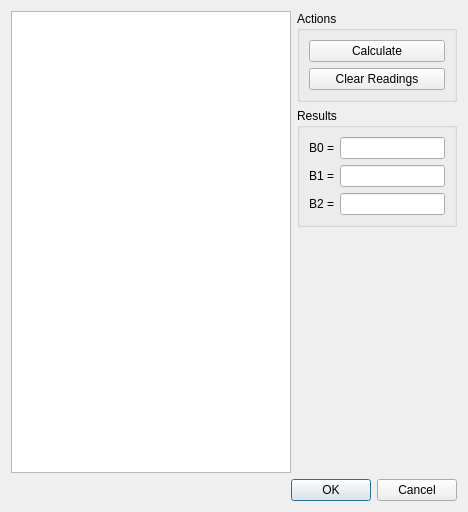
<?xml version="1.0" encoding="UTF-8"?>
<ui version="4.0">
 <class>SlopeCalibrationDialog</class>
 <widget class="QDialog" name="SlopeCalibrationDialog">
  <property name="geometry">
   <rect>
    <x>0</x>
    <y>0</y>
    <width>468</width>
    <height>512</height>
   </rect>
  </property>
  <property name="windowTitle">
   <string>Slope Calibration Tool</string>
  </property>
  <layout class="QVBoxLayout" name="verticalLayout_2">
   <item>
    <layout class="QHBoxLayout" name="horizontalLayout">
     <item>
      <widget class="QTableView" name="tableView">
       <property name="sizePolicy">
        <sizepolicy hsizetype="Fixed" vsizetype="Expanding">
         <horstretch>0</horstretch>
         <verstretch>0</verstretch>
        </sizepolicy>
       </property>
       <property name="minimumSize">
        <size>
         <width>280</width>
         <height>0</height>
        </size>
       </property>
       <property name="baseSize">
        <size>
         <width>0</width>
         <height>0</height>
        </size>
       </property>
      </widget>
     </item>
     <item>
      <layout class="QVBoxLayout" name="verticalLayout">
       <item>
        <widget class="QGroupBox" name="groupBox">
         <property name="title">
          <string>Actions</string>
         </property>
         <layout class="QVBoxLayout" name="verticalLayout_3">
          <item>
           <widget class="QPushButton" name="calculatePushButton">
            <property name="text">
             <string>Calculate</string>
            </property>
           </widget>
          </item>
          <item>
           <widget class="QPushButton" name="clearPushButton">
            <property name="text">
             <string>Clear Readings</string>
            </property>
           </widget>
          </item>
         </layout>
        </widget>
       </item>
       <item>
        <widget class="QGroupBox" name="groupBox_2">
         <property name="title">
          <string>Results</string>
         </property>
         <layout class="QGridLayout" name="gridLayout">
          <item row="0" column="0">
           <widget class="QLabel" name="b0Label">
            <property name="text">
             <string>B0 =</string>
            </property>
           </widget>
          </item>
          <item row="0" column="1">
           <widget class="QLineEdit" name="b0LineEdit">
            <property name="readOnly">
             <bool>true</bool>
            </property>
           </widget>
          </item>
          <item row="1" column="0">
           <widget class="QLabel" name="b1Label">
            <property name="text">
             <string>B1 =</string>
            </property>
           </widget>
          </item>
          <item row="1" column="1">
           <widget class="QLineEdit" name="b1LineEdit">
            <property name="readOnly">
             <bool>true</bool>
            </property>
           </widget>
          </item>
          <item row="2" column="0">
           <widget class="QLabel" name="b2Label">
            <property name="text">
             <string>B2 =</string>
            </property>
           </widget>
          </item>
          <item row="2" column="1">
           <widget class="QLineEdit" name="b2LineEdit">
            <property name="readOnly">
             <bool>true</bool>
            </property>
           </widget>
          </item>
         </layout>
        </widget>
       </item>
       <item>
        <spacer name="verticalSpacer">
         <property name="orientation">
          <enum>Qt::Vertical</enum>
         </property>
         <property name="sizeHint" stdset="0">
          <size>
           <width>20</width>
           <height>40</height>
          </size>
         </property>
        </spacer>
       </item>
      </layout>
     </item>
    </layout>
   </item>
   <item>
    <widget class="QDialogButtonBox" name="buttonBox">
     <property name="orientation">
      <enum>Qt::Horizontal</enum>
     </property>
     <property name="standardButtons">
      <set>QDialogButtonBox::Cancel|QDialogButtonBox::Ok</set>
     </property>
    </widget>
   </item>
  </layout>
  <action name="actionCut">
   <property name="text">
    <string>Cu&amp;t</string>
   </property>
   <property name="shortcut">
    <string>Ctrl+X</string>
   </property>
  </action>
  <action name="actionCopy">
   <property name="text">
    <string>&amp;Copy</string>
   </property>
   <property name="shortcut">
    <string>Ctrl+C</string>
   </property>
  </action>
  <action name="actionPaste">
   <property name="text">
    <string>&amp;Paste</string>
   </property>
   <property name="shortcut">
    <string>Ctrl+V</string>
   </property>
  </action>
 </widget>
 <resources/>
 <connections>
  <connection>
   <sender>buttonBox</sender>
   <signal>accepted()</signal>
   <receiver>SlopeCalibrationDialog</receiver>
   <slot>accept()</slot>
   <hints>
    <hint type="sourcelabel">
     <x>248</x>
     <y>254</y>
    </hint>
    <hint type="destinationlabel">
     <x>157</x>
     <y>274</y>
    </hint>
   </hints>
  </connection>
  <connection>
   <sender>buttonBox</sender>
   <signal>rejected()</signal>
   <receiver>SlopeCalibrationDialog</receiver>
   <slot>reject()</slot>
   <hints>
    <hint type="sourcelabel">
     <x>316</x>
     <y>260</y>
    </hint>
    <hint type="destinationlabel">
     <x>286</x>
     <y>274</y>
    </hint>
   </hints>
  </connection>
 </connections>
</ui>
